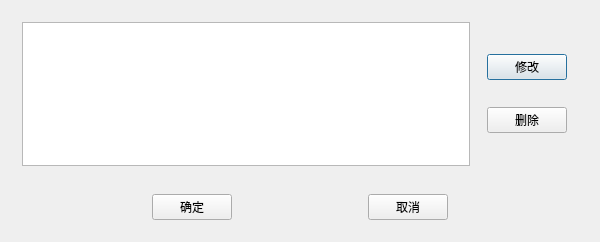
<?xml version="1.0" encoding="UTF-8"?>
<ui version="4.0">
 <class>Manage_LoadsClass</class>
 <widget class="QDialog" name="Manage_LoadsClass">
  <property name="geometry">
   <rect>
    <x>0</x>
    <y>0</y>
    <width>600</width>
    <height>242</height>
   </rect>
  </property>
  <property name="windowTitle">
   <string>荷载管理</string>
  </property>
  <layout class="QVBoxLayout" name="verticalLayout_2">
   <item>
    <widget class="QWidget" name="widget_3" native="true">
     <layout class="QHBoxLayout" name="horizontalLayout_2">
      <item>
       <widget class="QTableWidget" name="tableWidget"/>
      </item>
      <item>
       <widget class="QWidget" name="widget" native="true">
        <layout class="QVBoxLayout" name="verticalLayout">
         <item>
          <widget class="QPushButton" name="btn_modify">
           <property name="text">
            <string>修改</string>
           </property>
          </widget>
         </item>
         <item>
          <widget class="QPushButton" name="btn_delete">
           <property name="text">
            <string>删除</string>
           </property>
          </widget>
         </item>
        </layout>
        <zorder>btn_delete</zorder>
        <zorder>btn_modify</zorder>
       </widget>
      </item>
     </layout>
    </widget>
   </item>
   <item>
    <widget class="QWidget" name="widget_2" native="true">
     <layout class="QHBoxLayout" name="horizontalLayout">
      <item>
       <spacer name="horizontalSpacer">
        <property name="orientation">
         <enum>Qt::Horizontal</enum>
        </property>
        <property name="sizeHint" stdset="0">
         <size>
          <width>40</width>
          <height>20</height>
         </size>
        </property>
       </spacer>
      </item>
      <item>
       <widget class="QPushButton" name="btn_ok">
        <property name="text">
         <string>确定</string>
        </property>
       </widget>
      </item>
      <item>
       <spacer name="horizontalSpacer_3">
        <property name="orientation">
         <enum>Qt::Horizontal</enum>
        </property>
        <property name="sizeHint" stdset="0">
         <size>
          <width>40</width>
          <height>20</height>
         </size>
        </property>
       </spacer>
      </item>
      <item>
       <widget class="QPushButton" name="btn_cancle">
        <property name="text">
         <string>取消</string>
        </property>
       </widget>
      </item>
      <item>
       <spacer name="horizontalSpacer_2">
        <property name="orientation">
         <enum>Qt::Horizontal</enum>
        </property>
        <property name="sizeHint" stdset="0">
         <size>
          <width>40</width>
          <height>20</height>
         </size>
        </property>
       </spacer>
      </item>
     </layout>
    </widget>
   </item>
  </layout>
 </widget>
 <layoutdefault spacing="6" margin="11"/>
 <resources/>
 <connections/>
</ui>
